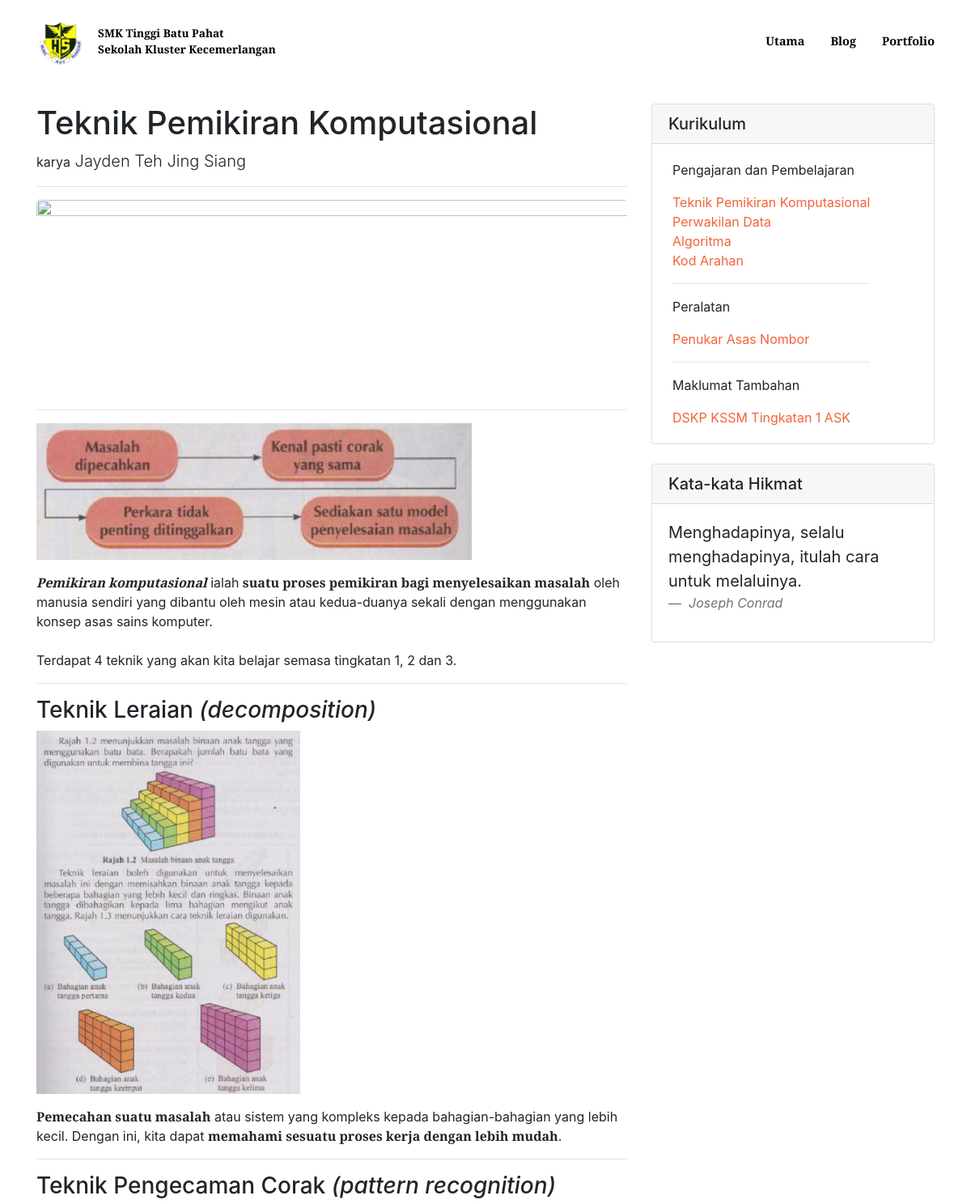
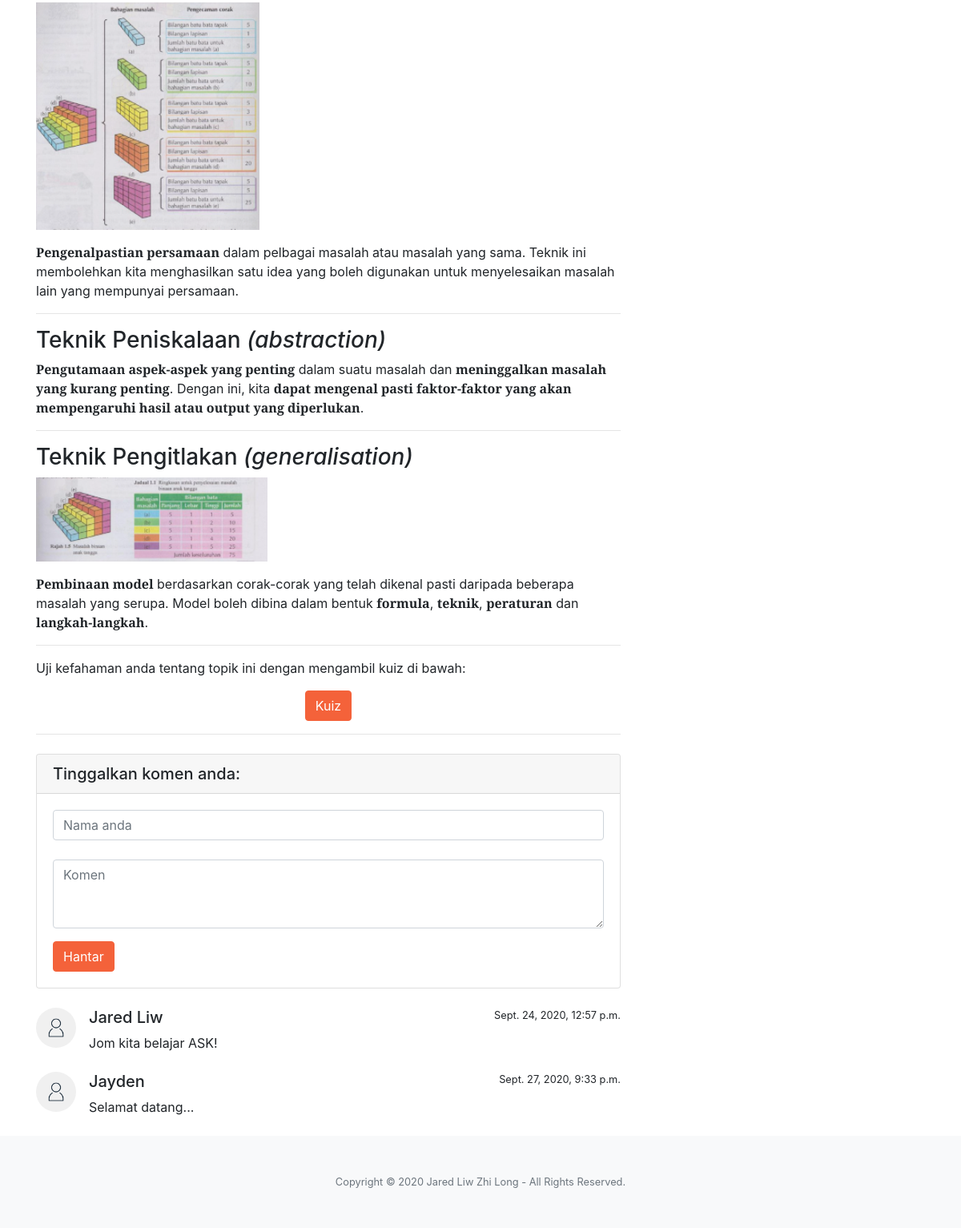
Page /curriculum/computational_thinking on the committed database (2 pictures, top to bottom).
### curriculum/models.py (models this page shows)
class Comment(models.Model):
    username = models.CharField(default="Anonim", max_length=30, blank=False)
    content = models.TextField(blank=False)
    date = models.DateTimeField(auto_now_add=True)
    page = models.CharField(default="comp_t", blank=False, max_length=10, choices=[('comp_t', "Computational Thinking"),
                                                                                   ('data_r', "Data Representation"),
                                                                                   ('algo', 'Algorithms'),
                                                                                   ('code', 'Code')])

class Quote(models.Model):
    author = models.CharField(default="Anonim", max_length=25, blank=False)
    quote = models.TextField(max_length=100, blank=False)

### curriculum/views.py (the view)
    def process(request):
        kwargs["tool_mode"] = 0
        quotes = Quote.objects.all()
        quote = choice(quotes)
        kwargs["quote"] = quote.quote
        kwargs["quote_author"] = quote.author
        comments = Comment.objects.all()
        kwargs["comments"] = comments
        path_name = resolve(request.path_info).url_name
        kwargs["page"] = path_name
        if request.method == "POST":
            data = dict(parse.parse_qsl(request.body))
            Comment(username=data[b'username'].decode(), content=data[b'comment'].decode(), page=path_name).save()
            return redirect(path_name)
        return func(request)

### curriculum/views.py (called while the page is built)
def preprocess(func):
    def process(request):
        kwargs["tool_mode"] = 0
        quotes = Quote.objects.all()
        quote = choice(quotes)
        kwargs["quote"] = quote.quote
        kwargs["quote_author"] = quote.author
        comments = Comment.objects.all()
        kwargs["comments"] = comments
        path_name = resolve(request.path_info).url_name
        kwargs["page"] = path_name
        if request.method == "POST":
            data = dict(parse.parse_qsl(request.body))
            Comment(username=data[b'username'].decode(), content=data[b'comment'].decode(), page=path_name).save()
            return redirect(path_name)
        return func(request)
    return process

@preprocess
def comp_t(request):
    kwargs["title"] = "Teknik Pemikiran Komputasional"
    kwargs["cover_img"] = "images/cover_1.jpg"
    kwargs["quiz_link"] = "../quiz/computational_thinking"
    return render(request, 'curriculum/comp_t.html', kwargs)

### curriculum/templates/curriculum/comp_t.html
{% extends 'curriculum/base.html'%}
{% load static %}
{% block material %}
<p class="has-line-data" data-line-start="4" data-line-end="5"><img src="{% static 'images/0.png' %}" alt=""></p>
<p class="has-line-data" data-line-start="6" data-line-end="8"><strong><em>Pemikiran komputasional</em></strong> ialah
    <strong>suatu proses pemikiran bagi menyelesaikan masalah</strong> oleh manusia sendiri yang dibantu oleh mesin atau
    kedua-duanya sekali dengan menggunakan konsep asas sains komputer.<br><br>
    Terdapat 4 teknik yang akan kita belajar semasa tingkatan 1, 2 dan 3.</p>
<hr>
<h3 class="code-line" data-line-start=11 data-line-end=12><a id="Teknik_Leraian__decomposition__11"></a>Teknik Leraian
    <em>(decomposition)</em></h3>
<p class="has-line-data" data-line-start="12" data-line-end="13"><img src="{% static 'images/1.png' %}" alt=""></p>
<p class="has-line-data" data-line-start="14" data-line-end="15"><strong>Pemecahan suatu masalah</strong> atau sistem
    yang kompleks kepada bahagian-bahagian yang lebih kecil. Dengan ini, kita dapat <strong>memahami sesuatu proses
        kerja dengan lebih mudah</strong>.</p>
<hr>
<h3 class="code-line" data-line-start=18 data-line-end=19><a id="Teknik_Pengecaman_Corak__pattern_recognition__18"></a>Teknik
    Pengecaman Corak <em>(pattern recognition)</em></h3>
<p class="has-line-data" data-line-start="19" data-line-end="20"><img src="{% static 'images/2.png' %}" alt=""></p>
<p class="has-line-data" data-line-start="21" data-line-end="22"><strong>Pengenalpastian persamaan</strong> dalam
    pelbagai masalah atau masalah yang sama. Teknik ini membolehkan kita menghasilkan satu idea yang boleh digunakan
    untuk menyelesaikan masalah lain yang mempunyai persamaan.</p>
<hr>
<h3 class="code-line" data-line-start=25 data-line-end=26><a id="Teknik_Peniskalaan__abstraction__25"></a>Teknik
    Peniskalaan <em>(abstraction)</em></h3>
<p class="has-line-data" data-line-start="27" data-line-end="28"><strong>Pengutamaan aspek-aspek yang penting</strong>
    dalam suatu masalah dan <strong>meninggalkan masalah yang kurang penting</strong>. Dengan ini, kita <strong>dapat
        mengenal pasti faktor-faktor yang akan mempengaruhi hasil atau output yang diperlukan</strong>.</p>
<hr>
<h3 class="code-line" data-line-start=30 data-line-end=31><a id="Teknik_Pengitlakan__generalisation__30"></a>Teknik
    Pengitlakan <em>(generalisation)</em></h3>
<p class="has-line-data" data-line-start="31" data-line-end="32"><img src="{% static 'images/3.png' %}" alt=""></p>
<p class="has-line-data" data-line-start="33" data-line-end="34"><strong>Pembinaan model</strong> berdasarkan
    corak-corak yang telah dikenal pasti daripada beberapa masalah yang serupa. Model boleh dibina dalam bentuk <strong>formula</strong>,
    <strong>teknik</strong>, <strong>peraturan</strong> dan <strong>langkah-langkah</strong>.</p>
{% endblock material %}

### curriculum/templates/curriculum/base.html (shortened to what this page needs)
{%extends 'home/base.html' %}
{% load static %}
{% block additional_header %}
<link href="{% static 'curriculum/base.css' %}" rel="stylesheet"/>
{% endblock additional_header %}
{% block content %}
<div class="container pt-4">
    <div class="row">
        <div class="col-lg-8">
            <h1 class="mt-4">{{ title }}</h1>
            {% if not tool_mode %}
            <p class="lead">
                <small>karya</small>
                <a>{{ author }}</a>
            </p>
            <hr>
            <img class="img-fluid rounded" src="{% static '' %}{{ cover_img }}" alt="" width="900px" height="300px">
            {% endif %}
            <hr>
            {% block material %}
            {% endblock material %}
            {% if not tool_mode %}
            <hr>
            <p>Uji kefahaman anda tentang topik ini dengan mengambil kuiz di bawah:</p>
            <div class="text-center">
                <a class="btn btn-primary" href="{{ quiz_link }}">Kuiz</a>
            </div>
            <hr>
            <div class="card my-4">
                <h5 class="card-header">Tinggalkan komen anda:</h5>
                <div class="card-body">
                    <form method="POST">
                        <div class="form-group">
                            <input class="form-control" placeholder="Nama anda" name="username" required/>
                            <br>
                            <textarea class="form-control" rows="3" placeholder="Komen" name="comment"
                                      required></textarea>
                        </div>
                        <button type="submit" class="btn btn-primary">Hantar</button>
                    </form>
                </div>
            </div>
            {% if comments %}
            {% for comment in comments %}
            {% if comment.page == page %}
            <div class="media mb-4">
                <img class="d-flex mr-3 rounded-circle" src="{% static 'images/user_img.png' %}" alt="" width="50px"
                     height="50px">
                <div class="media-body">
                    <h5 class="mt-0">{{ comment.username }}</h5>
                    {{ comment.content }}
                </div>
                <small>{{ comment.date }}</small>
            </div>
            {% endif %}
            {% endfor %}
            {% endif %}
            {% endif %}
        </div>
        <div class="col-md-4">
            <div class="card my-4">
                <h5 class="card-header">Kurikulum</h5>
                <div class="card-body">
                    <div class="row" style="padding-left: 20px;">
                        <ul class="list-unstyled mb-0">
                            <p>Pengajaran dan Pembelajaran</p>
                            <li>
                                <a href="/curriculum/computational_thinking">Teknik Pemikiran Komputasional</a>
                            </li>
                            <li>
                                <a href="/curriculum/data_representation">Perwakilan Data</a>
                            </li>
                            <li>
                                <a href="/curriculum/algorithms">Algoritma</a>
                            </li>
                            <li>
                                <a href="/curriculum/code">Kod Arahan</a>
                            </li>
                            <hr>
                            <p>Peralatan</p>
                            <li>
                                <a href="/curriculum/base_converter">Penukar Asas Nombor</a>
                            </li>
                            <hr>
                            <p>Maklumat Tambahan</p>
                            <li>
                                <a href="{% static 'files/DSKP KSSM Tingkatan 1 Asas Sains Komputer.pdf' %}"
                                   download="">DSKP KSSM Tingkatan 1 ASK</a>
                            </li>
                        </ul>
                    </div>
                </div>
            </div>
            <div class="card my-4">
                <h5 class="card-header">Kata-kata Hikmat</h5>
                <div class="card-body">
                    <blockquote class="blockquote">
                        <p class="mb-0">{{ quote }}</p>
                        <footer class="blockquote-footer">
                            <cite title="Source Title">{{ quote_author }}</cite>
                        </footer>
                    </blockquote>
                </div>
            </div>
        </div>
    </div>
</div>
<footer class="bg-light py-5">
    <div class="container">
        <div class="small text-center text-muted">Copyright © 2020 Jared Liw Zhi Long - All Rights Reserved.
        </div>
    </div>
</footer>
{% endblock content %}

### curriculum/static/curriculum/base.css (style rules this page uses)
body { padding-top: 80px; }

### rows in the picture
Comment: username "Jared Liw", content "Jom kita belajar ASK!", date "Sept. 24, 2020, 12:57 p.m."
Comment: username "Jayden", content "Selamat datang...", date "Sept. 27, 2020, 9:33 p.m."
Quote: quote "Menghadapinya, selalu menghadapinya, itulah cara untuk melaluinya.", author "Joseph Conrad"

### other values in the picture
{{ title }} "Teknik Pemikiran Komputasional"
{{ author }} "Jayden Teh Jing Siang"
